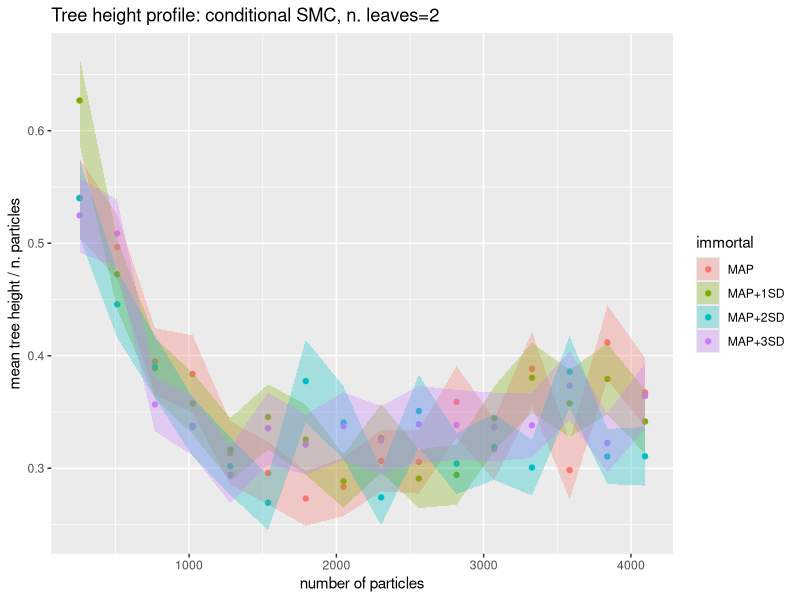
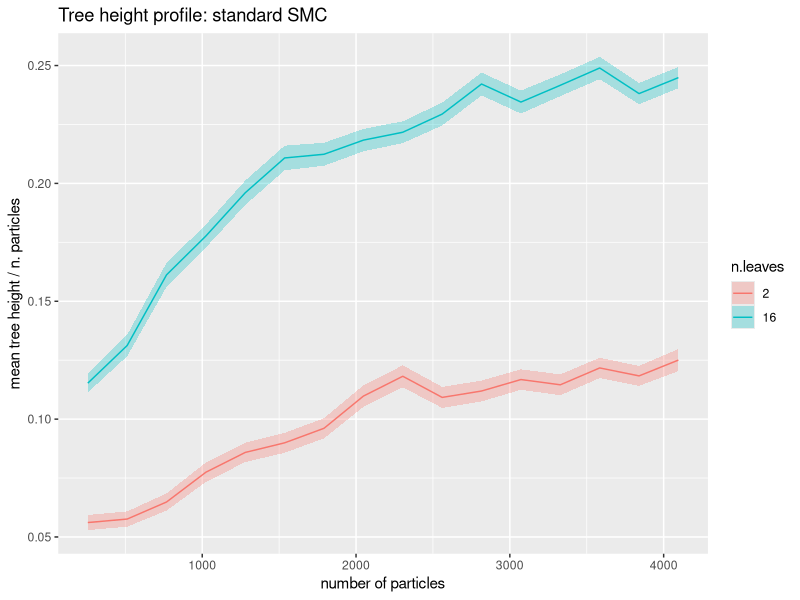

Recreate these plots in R, in order.
## ggplot2 plots :)

library(ggplot2)
par(mfrow = c(1, 1))


## USE THIS ONE --------------------

n_reps <- 1000
n_obs <- 6 * 4096

tree_height0 <- read.csv("treeht_cond_n2_0sd.csv", header=FALSE)
tree_height1 <- read.csv("treeht_cond_n2_1sd.csv", header=FALSE)
tree_height2 <- read.csv("treeht_cond_n2_2sd.csv", header=FALSE)
tree_height3 <- read.csv("treeht_cond_n2_3sd.csv", header=FALSE)

tree_height0[is.na(tree_height0)] <- n_obs
tree_height1[is.na(tree_height1)] <- n_obs
tree_height2[is.na(tree_height2)] <- n_obs
tree_height3[is.na(tree_height3)] <- n_obs

mean_tree_ht0 <- apply(tree_height0, 1, mean, na.rm=T)
var_tree_ht0 <- apply(tree_height0, 1, var, na.rm=T)
se_tree_ht0 <- (var_tree_ht0 / n_reps) ^ 0.5

mean_tree_ht1 <- apply(tree_height1, 1, mean, na.rm=T)
var_tree_ht1 <- apply(tree_height1, 1, var, na.rm=T)
se_tree_ht1 <- (var_tree_ht1 / n_reps) ^ 0.5

mean_tree_ht2 <- apply(tree_height2, 1, mean, na.rm=T)
var_tree_ht2 <- apply(tree_height2, 1, var, na.rm=T)
se_tree_ht2 <- (var_tree_ht2 / n_reps) ^ 0.5

mean_tree_ht3 <- apply(tree_height3, 1, mean, na.rm=T)
var_tree_ht3 <- apply(tree_height3, 1, var, na.rm=T)
se_tree_ht3 <- (var_tree_ht3 / n_reps) ^ 0.5

df <- data.frame(npart = rep(seq(from = 256, to = 4096, by = 256), 4),
                 meanht = c(mean_tree_ht0, mean_tree_ht1, mean_tree_ht2, mean_tree_ht3),
                 seht = c(se_tree_ht0, se_tree_ht1, se_tree_ht2, se_tree_ht3),
                 immortal = rep(c("MAP", "MAP+1SD", "MAP+2SD", "MAP+3SD"), each=length(mean_tree_ht0)))

ggplot(df, aes(npart, meanht / npart)) +
  geom_point(aes(col = immortal)) +
  geom_ribbon(aes(ymin = (meanht - seht) / npart,
                  ymax = (meanht + seht) / npart, fill = immortal),
                  alpha=0.3) +
  xlab("number of particles") +
  ylab("mean tree height / n. particles") +
  ggtitle("Tree height profile: conditional SMC, n. leaves=2")

## Standard SMC ------

treeht_std2 <- read.csv("Sim_data/180604/treeht_std_n2.csv", header=FALSE)
treeht_std16 <- read.csv("Sim_data/180604/treeht_std_n16.csv", header=FALSE)

mean_std2 <- apply(treeht_std2, 1, mean, na.rm=T)
var_std2 <- apply(treeht_std2, 1, var, na.rm=T)
se_std2 <- (var_std2 / n_reps) ^ 0.5

mean_std16 <- apply(treeht_std16, 1, mean, na.rm=T)
var_std16 <- apply(treeht_std16, 1, var, na.rm=T)
se_std16 <- (var_std16 / n_reps) ^ 0.5

df <- data.frame(npart = rep(seq(from = 256, to = 4096, by = 256), 2),
                 meanht = c(mean_std2, mean_std16),
                 seht = c(se_std2, se_std16),
                 n.leaves = as.factor(rep(c(2, 16), each=length(mean_std2))))

# df <- data.frame(npart = seq(from = 256, to = 4096, by = 256),
#                  meanht = mean_std2,
#                  seht = se_std2,
#                  n.leaves = rep(2, length(mean_std2)))

ggplot(df, aes(npart, meanht / npart, group=n.leaves)) +
  geom_line(aes(col = n.leaves)) +
  geom_ribbon(aes(ymin = (meanht - seht) / npart,
                  ymax = (meanht + seht) / npart, fill = n.leaves),
              alpha=0.3) +
  xlab("number of particles") +
  ylab("mean tree height / n. particles") +
  ggtitle("Tree height profile: standard SMC")




## WITHOUT GGPLOT2 -------------------
# par(mfrow = c(1, 1))
#
# tree_height0 <- read.csv("treeht_out_0sd.csv", header=FALSE)
# tree_height1 <- read.csv("treeht_out_1sd.csv", header=FALSE)
# tree_height2 <- read.csv("treeht_out_2sd.csv", header=FALSE)
# tree_height3 <- read.csv("treeht_out_3sd.csv", header=FALSE)
#
# mean_tree_ht0 <- apply(tree_height0, 1, mean)
# var_tree_ht0 <- apply(tree_height0, 1, var)
# se_tree_ht0 <- (var_tree_ht0 / n_reps) ^ 0.5
#
# mean_tree_ht1 <- apply(tree_height1, 1, mean)
# var_tree_ht1 <- apply(tree_height1, 1, var)
# se_tree_ht1 <- (var_tree_ht1 / n_reps) ^ 0.5
#
# mean_tree_ht2 <- apply(tree_height2, 1, mean)
# var_tree_ht2 <- apply(tree_height2, 1, var)
# se_tree_ht2 <- (var_tree_ht2 / n_reps) ^ 0.5
#
# mean_tree_ht3 <- apply(tree_height3, 1, mean)
# var_tree_ht3 <- apply(tree_height3, 1, var)
# se_tree_ht3 <- (var_tree_ht3 / n_reps) ^ 0.5
#
# plot(n_particles_vals, mean_tree_ht0 / n_particles_vals, ylim=c(0.1, 2.3), type = 'b', pch = 16, col = 'red', lwd = 2, xlab = "number of particles", ylab = "mean tree height / no. particles", main = paste("Conditional SMC, no. leaves=", n_leaves))
# lines(n_particles_vals, (mean_tree_ht0 - se_tree_ht0) / n_particles_vals, col = 'red', lty = 2)
# lines(n_particles_vals, (mean_tree_ht0 + se_tree_ht0) / n_particles_vals, col = 'red', lty = 2)
#
# lines(n_particles_vals, mean_tree_ht1 / n_particles_vals, type = 'b', pch = 16, col = 'purple', lwd = 2)
# lines(n_particles_vals, (mean_tree_ht1 - se_tree_ht1) / n_particles_vals, col = 'purple', lty = 2)
# lines(n_particles_vals, (mean_tree_ht1 + se_tree_ht1) / n_particles_vals, col = 'purple', lty = 2)
#
# lines(n_particles_vals, mean_tree_ht2 / n_particles_vals, type = 'b', pch = 16, col = 'blue', lwd = 2)
# lines(n_particles_vals, (mean_tree_ht2 - se_tree_ht2) / n_particles_vals, col = 'blue', lty = 2)
# lines(n_particles_vals, (mean_tree_ht2 + se_tree_ht2) / n_particles_vals, col = 'blue', lty = 2)
#
# lines(n_particles_vals, mean_tree_ht3 / n_particles_vals, type = 'b', pch = 16, col = 'green4', lwd = 2)
# lines(n_particles_vals, (mean_tree_ht3 - se_tree_ht3) / n_particles_vals, col = 'green4', lty = 2)
# lines(n_particles_vals, (mean_tree_ht3 + se_tree_ht3) / n_particles_vals, col = 'green4', lty = 2)
#
# legend("topright", c("MAP", "MAP+1SD", "MAP+2SD", "MAP+3SD"), lty = 1, lwd = 2, col = c('red', 'purple', 'blue', 'green4'), pch = 16)




# # ------------------
# # using median and quatiles instead of mean +/- SE
#
# tree_height0 <- read.csv("Sim_data/n_16/treeht_out_0sd.csv", header=FALSE)
# tree_height1 <- read.csv("Sim_data/n_16/treeht_out_1sd.csv", header=FALSE)
# tree_height2 <- read.csv("Sim_data/n_16/treeht_out_2sd.csv", header=FALSE)
# tree_height3 <- read.csv("Sim_data/n_16/treeht_out_3sd.csv", header=FALSE)
#
# med_tree_ht0 <- apply(tree_height0, 1, median)
# upper_tree_ht0 <- apply(tree_height0, 1, quantile, probs=0.9)
# lower_tree_ht0 <- apply(tree_height0, 1, quantile, probs=0.1)
#
# med_tree_ht1 <- apply(tree_height1, 1, median)
# upper_tree_ht1 <- apply(tree_height1, 1, quantile, probs=0.9)
# lower_tree_ht1 <- apply(tree_height1, 1, quantile, probs=0.1)
#
# med_tree_ht2 <- apply(tree_height2, 1, median)
# upper_tree_ht2 <- apply(tree_height2, 1, quantile, probs=0.9)
# lower_tree_ht2 <- apply(tree_height2, 1, quantile, probs=0.1)
#
# med_tree_ht3 <- apply(tree_height3, 1, median)
# upper_tree_ht3 <- apply(tree_height3, 1, quantile, probs=0.9)
# lower_tree_ht3 <- apply(tree_height3, 1, quantile, probs=0.1)
#
# df <- data.frame(npart = rep(seq(from = 256, to = 4096, by = 256), 4),
#                  median = c(med_tree_ht0, med_tree_ht1, med_tree_ht2, med_tree_ht3),
#                  upper = c(upper_tree_ht0, upper_tree_ht1, upper_tree_ht2, upper_tree_ht3),
#                  lower = c(lower_tree_ht0, lower_tree_ht1, lower_tree_ht2, lower_tree_ht3),
#                  immortal = rep(c("MAP", "MAP+1SD", "MAP+2SD", "MAP+3SD"), each=length(med_tree_ht0)))
#
# ggplot(df, aes(npart, median / npart)) +
#   geom_point(aes(col = immortal)) +
#   geom_ribbon(aes(ymin = lower / npart,
#                   ymax = upper / npart, fill = immortal),
#               alpha=0.3) +
#   xlab("number of particles N") +
#   ylab("median tree height / N") +
#   ggtitle("Tree height profile: conditional SMC, n=16")
